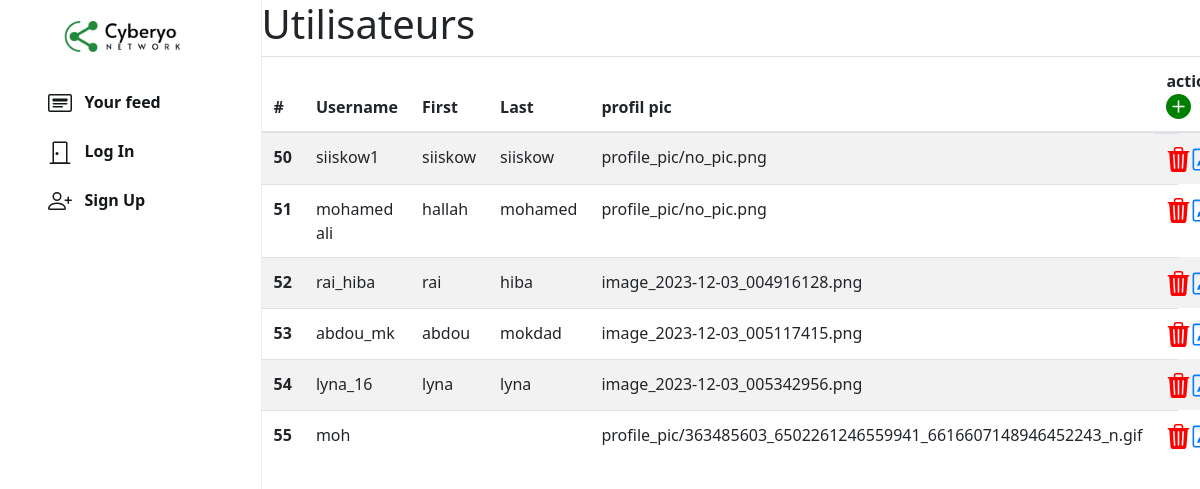
Screenshot of /n/admin/user with the database file from the repository.
### network/models.py (models this page shows, shortened)
class User(AbstractUser):
    profile_pic = models.ImageField(upload_to='profile_pic/')
    bio = models.TextField(max_length=160, blank=True, null=True)
    cover = models.ImageField(upload_to='covers/', blank=True)

### network/views.py (the view)
# urls.py: path("n/admin/user", views.admin_user, name="admin_user"),
def admin_user(request):
    users=User.objects.all()
    is_admin = request.user.groups.filter(name='administrateur').exists()
    contexe={
         'users':users,
        'is_admin':is_admin,
    }
    return render(request,"network/admin_panel/admin_user.html",contexe)

### network/templates/network/admin_panel/admin_user.html (shortened to what this page needs)
{% extends "network/layout.html" %}
{% load static %}
{% block body %}
<div class="main-div" style="width: 78.2%;">
  <h1>Utilisateurs</h1>
    <table class="table table-striped" >
        <thead>
          <tr>
            <th scope="col">#</th>
            <th scope="col">Username</th>
            <th scope="col">First</th>
            <th scope="col">Last</th>
            <th scope="col">profil pic</th>
            <th scope="col">action <a href="{% url 'add_user' %}">
              <svg xmlns="http://www.w3.org/2000/svg" width="25" height="25" fill="green" class="bi bi-plus-circle-fill" viewBox="0 0 16 16">
                <path d="M16 8A8 8 0 1 1 0 8a8 8 0 0 1 16 0M8.5 4.5a.5.5 0 0 0-1 0v3h-3a.5.5 0 0 0 0 1h3v3a.5.5 0 0 0 1 0v-3h3a.5.5 0 0 0 0-1h-3z"/>
              </svg>
            </a></th>
          </tr>
        </thead>
        <tbody>
          {% for user in users %}
          <tr>
            <th scope="row">{{user.id}}</th>
            <td>{{user.username}}</td>
            <td>{{user.first_name}}</td>
            <td>{{user.last_name}}</td>
            <td>{{user.profile_pic}}</td>
            <td class="d-flex justify-content-between align-items-center w-25 ">
              <a href="#" onclick="confirmDelete({{user.id}})"></a>
              <a href="edit/user/{{user.id}}"></a>
            </td>
          </tr>
          {% endfor %}
        </tbody>
      </table>
    </div>
{% endblock %}

### network/static/network/styles.css (style rules this page uses)
svg { vertical-align: text-top; }
.main-div { position: relative; width: 47.25%; min-height: 100vh; left: 21.8%; }

### rows the page displays
User: id "50", username "siiskow1", first_name "siiskow", last_name "siiskow", profile_pic "profile_pic/no_pic.png"
User: id "51", username "mohamed ali", first_name "hallah", last_name "mohamed", profile_pic "profile_pic/no_pic.png"
User: id "52", username "rai_hiba", first_name "rai", last_name "hiba", profile_pic "image_2023-12-03_004916128.png"
User: id "53", username "abdou_mk", first_name "abdou", last_name "mokdad", profile_pic "image_2023-12-03_005117415.png"
User: id "54", username "lyna_16", first_name "lyna", last_name "lyna", profile_pic "image_2023-12-03_005342956.png"
User: id "55", username "moh", profile_pic "profile_pic/363485603_6502261246559941_6616607148946452243_n.gif"
